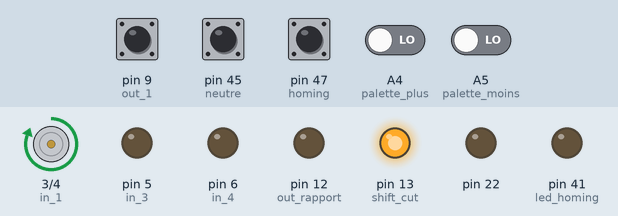
Recording of a sketch running on a simulated Arduino Mega 2560, built with avr-gcc and run on an emulated ATmega2560. On the bench: motor-driver pin pairs drawn as motors (green arrow = first pin HIGH = forward, orange = second pin HIGH = backward, longer = more drive), output pins drawn as LEDs (lit = HIGH). The inputs (shaded band) are chosen by the test bench; at power-on: pin 9 (out_1), pin 45 (neutre), pin 47 (homing) HIGH, A4 (palette_plus), A5 (palette_moins) LOW. What the sketch prints to the serial monitor is not drawn.

Above: at 1.2 s.
1.3 s: pin 45 (neutre) pulled LOW for 0.15 s
At 2.4 s:
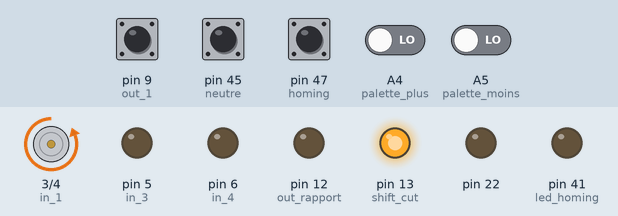
2.9 s: A4 (palette_plus) driven HIGH
At 3.9 s:
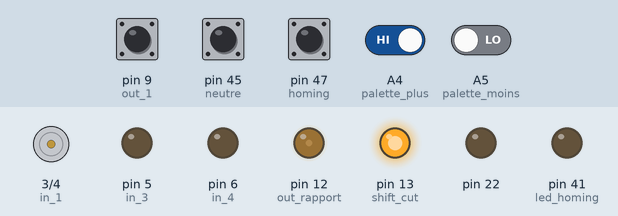
4.7 s: pin 47 (homing) pulled LOW for 0.15 s
At 5.0 s:
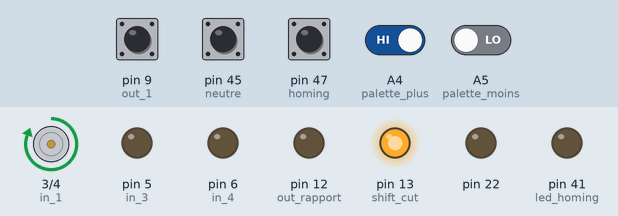
6.3 s: pin 45 (neutre) pulled LOW for 1 s
At 7.4 s:
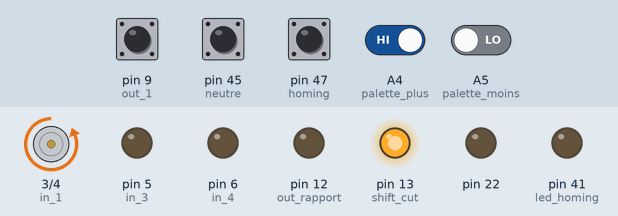
8.8 s: pin 47 (homing) pulled LOW for 1 s
At 9.3 s:
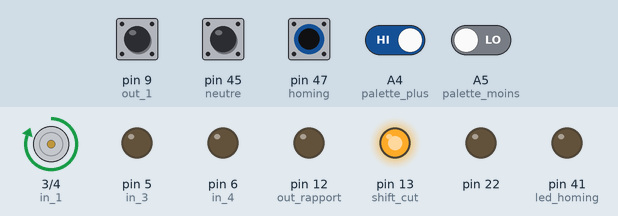
Timing chart, 0 to 11.8 s (numbered marks = the images above; inputs shaded):
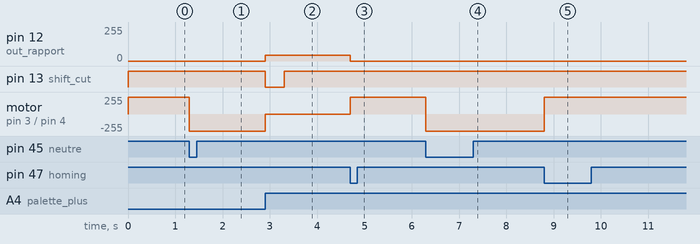

The sketch:

carte2_v2_0.ino
```cpp
#include <SPI.h>
#include <mcp_can.h>

//ATOMIX Monitoring Carte 2

//31/01/2016 v2.0 VGE sortie de la boucle en cas de mauvaise initialisation du CANBUS (2s)
//24/04/2015 v1.3 JGR
//23/04/2015 v1.2 VGE delay enlevé
//22/04/2015 v1.0 TPT récupération des données issues du calculateur et de la boite de vitesse
//12/04/2015 v0.3 VGE mise a jour des id canbus et des infos calculo
//31/03/2015 v0.2 VGE

// VULCANIX Carte arriere

//2018 : reprise du code d'Atomix et adaptation pour la Carte Arriere Vulcanix


//--------------  assignation des pins  ------------------
const int palette_moins = A5;
const int palette_plus = A4;
const int homing = 47;
const int neutre = 45;
const int led_homing = 41;
const int GND_1 = 39;

const int in_0 = 93;
const int in_1 = 3;
const int in_2 = 4;
const int in_3 = 5;
const int in_4 = 6;
const int out_1 = 9;
const int out_2 = 11;
const int GND_2 = 35;

const int out_rapport = 12;
const int shift_cut = 13;

//-------------------  données calcul  ----------------
boolean etat_palette_moins;
boolean etat_palette_moins_prec;
boolean etat_palette_plus;
boolean etat_palette_plus_prec;
boolean etat_homing;
boolean etat_homing_prec;
boolean etat_neutre;
boolean etat_neutre_prec;
boolean led_clignotante;
boolean led_force;
boolean homed;
boolean error;
long date_clignotement;
long date_coupure;
int delai_clignotement = 200;
int temps_coupure = 400;
const long refresh_can = 250;

//--------------------  variables stockage  -------------------

int id;
int rapport_recherche;
int rapport_engage;
boolean positions[16][4];
long temps_can;

int regime;
int rapport = 3;

//initialisation Canbus


unsigned char Flag_Recv = 0;
unsigned char len = 0; //à vérifier
unsigned char buf[8];
char str[20];
//
MCP_CAN CAN0(10);
byte data[8] = {0,0,0,0,0,0,0,0};


void setup() {

Serial.begin(115200);

  // Initialize MCP2515 running at 16MHz with a baudrate of 500kb/s and the masks and filters disabled.
  if(CAN0.begin(MCP_ANY, CAN_1000KBPS, MCP_16MHZ) == CAN_OK) Serial.println("MCP2515 Initialized Successfully!");
  else Serial.println("Error Initializing MCP2515...");

  CAN0.setMode(MCP_NORMAL);   // Change to normal mode to allow messa

  date_clignotement = millis();
  led_clignotante = true;
  led_force = false;
  homed = false;
  error = false;


  pinMode(palette_moins, INPUT);
  pinMode(palette_plus, INPUT);
  pinMode(homing, INPUT);
  pinMode(neutre, INPUT);
  pinMode(led_homing, OUTPUT);
  pinMode(GND_1, OUTPUT);

//  digitalWrite(palette_moins, HIGH);
//  digitalWrite(palette_plus, HIGH);
    digitalWrite(homing, HIGH);
    digitalWrite(neutre, HIGH);
    digitalWrite(led_homing, LOW);
    digitalWrite(GND_1, LOW);

  pinMode(in_0, OUTPUT);
  pinMode(in_1, OUTPUT);
  pinMode(in_2, OUTPUT);
  pinMode(in_3, OUTPUT);
  pinMode(in_4, OUTPUT);
  pinMode(out_1, INPUT);
  pinMode(out_2, INPUT);
  pinMode(GND_2, OUTPUT);

  digitalWrite(in_0, LOW);
  digitalWrite(in_1, LOW);
  digitalWrite(in_2, LOW);
  digitalWrite(in_3, LOW);
  digitalWrite(in_4, LOW);
  digitalWrite(GND_2, LOW);

  pinMode(out_rapport, OUTPUT);

  pinMode(shift_cut, OUTPUT);
  digitalWrite(shift_cut, HIGH);


  etat_palette_moins_prec = LOW;
  etat_palette_plus_prec = LOW;

  positions[0][0] = 0;
  positions[0][1] = 0;
  positions[0][2] = 0;
  positions[0][3] = 0;

  positions[1][0] = 1;
  positions[1][1] = 0;
  positions[1][2] = 0;
  positions[1][3] = 0;

  positions[2][0] = 0;
  positions[2][1] = 1;
  positions[2][2] = 0;
  positions[2][3] = 0;

  positions[3][0] = 1;
  positions[3][1] = 1;
  positions[3][2] = 0;
  positions[3][3] = 0;

  positions[4][0] = 0;
  positions[4][1] = 0;
  positions[4][2] = 1;
  positions[4][3] = 0;

  positions[5][0] = 1;
  positions[5][1] = 0;
  positions[5][2] = 1;
  positions[5][3] = 0;

  positions[6][0] = 0;
  positions[6][1] = 1;
  positions[6][2] = 1;
  positions[6][3] = 0;

  positions[7][0] = 1;
  positions[7][1] = 1;
  positions[7][2] = 1;
  positions[7][3] = 0;

  positions[8][0] = 0;
  positions[8][1] = 0;
  positions[8][2] = 0;
  positions[8][3] = 1;

  positions[9][0] = 1;
  positions[9][1] = 0;
  positions[9][2] = 0;
  positions[9][3] = 1;

  positions[10][0] = 0;
  positions[10][1] = 1;
  positions[10][2] = 0;
  positions[10][3] = 1;

  positions[11][0] = 1;
  positions[11][1] = 1;
  positions[11][2] = 0;
  positions[11][3] = 1;

  positions[12][0] = 0;
  positions[12][1] = 0;
  positions[12][2] = 1;
  positions[12][3] = 1;

  positions[13][0] = 1;
  positions[13][1] = 0;
  positions[13][2] = 1;
  positions[13][3] = 1;

  positions[14][0] = 0;
  positions[14][1] = 1;
  positions[14][2] = 1;
  positions[14][3] = 1;

  positions[15][0] = 1;
  positions[15][1] = 1;
  positions[15][2] = 1;
  positions[15][3] = 1;

  rapport_recherche = 1;
  rapport_engage = rapport_recherche;
  engager_rapport(rapport_recherche);

}


//-----------------------------------------------
//-------------------  Loop ---------------------

void loop() {

etat_palette_moins = digitalRead(palette_moins);

  if(etat_palette_moins != etat_palette_moins_prec)
  {
    if(etat_palette_moins)
    {
      action_palette_moins();
    }
    etat_palette_moins_prec = !etat_palette_moins_prec;
  }

  etat_palette_plus = digitalRead(palette_plus);

  if(etat_palette_plus != etat_palette_plus_prec)
  {
    if(etat_palette_plus)
    {
      action_palette_plus();
//      Serial.write("pallete_plus");
    }
    etat_palette_plus_prec = !etat_palette_plus_prec;
  }

  etat_homing = digitalRead(homing);

  if(etat_homing != etat_homing_prec)
  {
    if(!etat_homing)
    {
      action_homing();
//      Serial.write("bouton 3");
    }
    etat_homing_prec = !etat_homing_prec;
  }

  etat_neutre = digitalRead(neutre);

  if(etat_neutre != etat_neutre_prec)
  {
    if(!etat_neutre)
    {
      action_neutre();
//      Serial.write("bouton 3");
    }
    etat_neutre_prec = !etat_neutre_prec;
  }

  engager_rapport(rapport_recherche);


  if(true) //if(moteur électrique stoppé)
  {
    rapport_engage = rapport_recherche;
  }

  if(!digitalRead(out_1) && !digitalRead(out_2)) // error
  {
    error = true;
    homed = false;
    delai_clignotement = 500;
    led_clignotante = true;
    led_force = false;
    if(etat_palette_plus && etat_palette_moins){
      action_homing();
      engager_rapport(rapport_recherche);
    }
  }
  else
  {
    error = false;
    delai_clignotement = 200;
    led_clignotante = false;
    led_force = false;
//    if(etat_palette_plus && etat_palette_moins){
//      action_neutre();
//      engager_rapport(rapport_recherche);
//    }
  }

  analogWrite(out_rapport, max(0, rapport_engage-2)*255/6);

  clignoter_led();

  if(millis() - date_coupure > temps_coupure){
    digitalWrite(shift_cut, HIGH);
  }
//envoyer CANBUS
  data[0]=rapport_engage;
  byte sndStat = CAN0.sendMsgBuf(0x100, 0, 8, data);


////recevoir CANBUS
//  if (mcp2515.readMessage(&receive_frame) == MCP2515::ERROR_OK) {
//    if(receive_frame.can_id == 0x0AA){
//      if(receive_frame.data[0] == 1){
//        action_homing();
//        engager_rapport(rapport_recherche);
//        rapport_engage = rapport_recherche;
//      }
//      if(receive_frame.data[1] == 1){
//        action_neutre();
//        engager_rapport(rapport_recherche);
//        rapport_engage = rapport_recherche;
//      }
//    }
//  }
//  Serial.print(rapport_engage);
}


void clignoter_led()
{

  if(millis() - date_clignotement > delai_clignotement)
    date_clignotement = millis();

  if(millis() - date_clignotement < (delai_clignotement/2) && led_clignotante)
  {
    digitalWrite(led_homing, HIGH);
  }
  else
  {
    if(!led_force)
      digitalWrite(led_homing, LOW);
    else
      digitalWrite(led_homing, HIGH);
  }

}

void engager_rapport(int rapport)
{

  digitalWrite(in_0, LOW);
  digitalWrite(in_1, positions[rapport][0]);
  digitalWrite(in_2, positions[rapport][1]);
  digitalWrite(in_3, positions[rapport][2]);
  digitalWrite(in_4, positions[rapport][3]);

}

void action_palette_moins()
{
  if(rapport_recherche > 3)
  {
    rapport_recherche--;
  }
}

void action_palette_plus()
{
  if(millis() > 1000)
  {
    if(rapport_recherche < 8 && rapport_recherche > 1)
    {
      rapport_recherche++;
      digitalWrite(shift_cut, LOW);
      date_coupure = millis();
    }
    else if(rapport_recherche == 1)
      rapport_recherche = 3;


  }
}

void action_homing()
{
  if(error)
  {
    rapport_recherche = 0;
    engager_rapport(rapport_recherche);
    delay(80);
    rapport_recherche = 1;
  }

  else if (!error && millis() > 1000)
  {
    if(rapport_recherche == 1)
    {
      rapport_recherche = 2;
      delay(50);
      rapport_recherche = 1;
    }
    else
      rapport_recherche = 1;
  }

}

void action_neutre()
{
  rapport_recherche = 2;
}
```

Measured:
- after the input at 1.3 s, motor on pin 3 (in_1) / pin 4 (in_2): forward 255/255 → backward 255/255 at once
- after the input at 2.9 s, pin 12 (out_rapport): 0/255 → 42/255 at once; pin 13 (shift_cut): HIGH → LOW at once, → HIGH 0.40 s later; motor on pin 3 (in_1) / pin 4 (in_2): backward 255/255 → stopped at once
- after the input at 4.7 s, pin 12 (out_rapport): 42/255 → 0/255 at once; motor on pin 3 (in_1) / pin 4 (in_2): stopped → forward 255/255 at once
- after the input at 6.3 s, motor on pin 3 (in_1) / pin 4 (in_2): forward 255/255 → backward 255/255 at once
- after the input at 8.8 s, motor on pin 3 (in_1) / pin 4 (in_2): backward 255/255 → forward 255/255 at once
